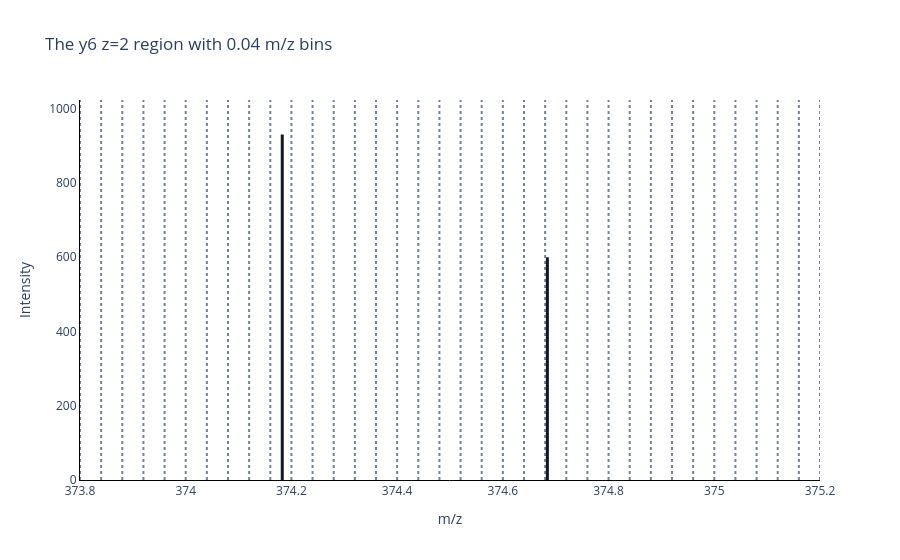

This figure's notebook cell:
### Markdown cell above
In the 1.0 m/z view, both peaks fall inside the same 374 to 375 m/z bin. That is a **collision**: two distinct experimental peaks are forced into one vector position, so the encoding no longer records that there were two separate peaks there.

Now compare that with the same region encoded using a bin width of **0.04 m/z**.

### Code cell
# @title Real example: the y6 z=2 region with 0.04 m/z bins. We have to zoom in on a smaller region, 
# otherwise there would be too many bins to see anything. With 0.04 m/z bins, the y6 z=2 peak and its
#  isotopic peak fall into separate bins, so there is no collision and the encoding can preserve the information that there are two distinct peaks there.

plot_spectrum_zoom_with_bins(
    modified_example_spectrum,
    zoom_start=373.8,
    zoom_end=375.2,
    bin_width=0.04,
    title='The y6 z=2 region with 0.04 m/z bins',
)

### Figure 1 — Plotly figure (JSON) as saved in the notebook; plotly's stock layout.template omitted (floating-point values rounded to 4 significant figures)
{"data": [{"hoverinfo": "skip", "line": {"color": "rgba(100, 116, 139, 0.9)", "dash": "dot", "width": 2}, "mode": "lines", "showlegend": false, "type": "scatter", "x": [373.8, 373.8], "y": [0, 1022.0]}, {"hoverinfo": "skip", "line": {"color": "rgba(100, 116, 139, 0.9)", "dash": "dot", "width": 2}, "mode": "lines", "showlegend": false, "type": "scatter", "x": [373.8, 373.8], "y": [0, 1022.0]}, {"hoverinfo": "skip", "line": {"color": "rgba(100, 116, 139, 0.9)", "dash": "dot", "width": 2}, "mode": "lines", "showlegend": false, "type": "scatter", "x": [373.9, 373.9], "y": [0, 1022.0]}, {"hoverinfo": "skip", "line": {"color": "rgba(100, 116, 139, 0.9)", "dash": "dot", "width": 2}, "mode": "lines", "showlegend": false, "type": "scatter", "x": [373.9, 373.9], "y": [0, 1022.0]}, {"hoverinfo": "skip", "line": {"color": "rgba(100, 116, 139, 0.9)", "dash": "dot", "width": 2}, "mode": "lines", "showlegend": false, "type": "scatter", "x": [374.0, 374.0], "y": [0, 1022.0]}, {"hoverinfo": "skip", "line": {"color": "rgba(100, 116, 139, 0.9)", "dash": "dot", "width": 2}, "mode": "lines", "showlegend": false, "type": "scatter", "x": [374.0, 374.0], "y": [0, 1022.0]}, {"hoverinfo": "skip", "line": {"color": "rgba(100, 116, 139, 0.9)", "dash": "dot", "width": 2}, "mode": "lines", "showlegend": false, "type": "scatter", "x": [374.0, 374.0], "y": [0, 1022.0]}, {"hoverinfo": "skip", "line": {"color": "rgba(100, 116, 139, 0.9)", "dash": "dot", "width": 2}, "mode": "lines", "showlegend": false, "type": "scatter", "x": [374.1, 374.1], "y": [0, 1022.0]}, {"hoverinfo": "skip", "line": {"color": "rgba(100, 116, 139, 0.9)", "dash": "dot", "width": 2}, "mode": "lines", "showlegend": false, "type": "scatter", "x": [374.1, 374.1], "y": [0, 1022.0]}, {"hoverinfo": "skip", "line": {"color": "rgba(100, 116, 139, 0.9)", "dash": "dot", "width": 2}, "mode": "lines", "showlegend": false, "type": "scatter", "x": [374.2, 374.2], "y": [0, 1022.0]}, {"hoverinfo": "skip", "line": {"color": "rgba(100, 116, 139, 0.9)", "dash": "dot", "width": 2}, "mode": "lines", "showlegend": false, "type": "scatter", "x": [374.2, 374.2], "y": [0, 1022.0]}, {"hoverinfo": "skip", "line": {"color": "rgba(100, 116, 139, 0.9)", "dash": "dot", "width": 2}, "mode": "lines", "showlegend": false, "type": "scatter", "x": [374.2, 374.2], "y": [0, 1022.0]}, {"hoverinfo": "skip", "line": {"color": "rgba(100, 116, 139, 0.9)", "dash": "dot", "width": 2}, "mode": "lines", "showlegend": false, "type": "scatter", "x": [374.3, 374.3], "y": [0, 1022.0]}, {"hoverinfo": "skip", "line": {"color": "rgba(100, 116, 139, 0.9)", "dash": "dot", "width": 2}, "mode": "lines", "showlegend": false, "type": "scatter", "x": [374.3, 374.3], "y": [0, 1022.0]}, {"hoverinfo": "skip", "line": {"color": "rgba(100, 116, 139, 0.9)", "dash": "dot", "width": 2}, "mode": "lines", "showlegend": false, "type": "scatter", "x": [374.4, 374.4], "y": [0, 1022.0]}, {"hoverinfo": "skip", "line": {"color": "rgba(100, 116, 139, 0.9)", "dash": "dot", "width": 2}, "mode": "lines", "showlegend": false, "type": "scatter", "x": [374.4, 374.4], "y": [0, 1022.0]}, {"hoverinfo": "skip", "line": {"color": "rgba(100, 116, 139, 0.9)", "dash": "dot", "width": 2}, "mode": "lines", "showlegend": false, "type": "scatter", "x": [374.4, 374.4], "y": [0, 1022.0]}, {"hoverinfo": "skip", "line": {"color": "rgba(100, 116, 139, 0.9)", "dash": "dot", "width": 2}, "mode": "lines", "showlegend": false, "type": "scatter", "x": [374.5, 374.5], "y": [0, 1022.0]}, {"hoverinfo": "skip", "line": {"color": "rgba(100, 116, 139, 0.9)", "dash": "dot", "width": 2}, "mode": "lines", "showlegend": false, "type": "scatter", "x": [374.5, 374.5], "y": [0, 1022.0]}, {"hoverinfo": "skip", "line": {"color": "rgba(100, 116, 139, 0.9)", "dash": "dot", "width": 2}, "mode": "lines", "showlegend": false, "type": "scatter", "x": [374.6, 374.6], "y": [0, 1022.0]}, {"hoverinfo": "skip", "line": {"color": "rgba(100, 116, 139, 0.9)", "dash": "dot", "width": 2}, "mode": "lines", "showlegend": false, "type": "scatter", "x": [374.6, 374.6], "y": [0, 1022.0]}, {"hoverinfo": "skip", "line": {"color": "rgba(100, 116, 139, 0.9)", "dash": "dot", "width": 2}, "mode": "lines", "showlegend": false, "type": "scatter", "x": [374.6, 374.6], "y": [0, 1022.0]}, {"hoverinfo": "skip", "line": {"color": "rgba(100, 116, 139, 0.9)", "dash": "dot", "width": 2}, "mode": "lines", "showlegend": false, "type": "scatter", "x": [374.7, 374.7], "y": [0, 1022.0]}, {"hoverinfo": "skip", "line": {"color": "rgba(100, 116, 139, 0.9)", "dash": "dot", "width": 2}, "mode": "lines", "showlegend": false, "type": "scatter", "x": [374.7, 374.7], "y": [0, 1022.0]}, {"hoverinfo": "skip", "line": {"color": "rgba(100, 116, 139, 0.9)", "dash": "dot", "width": 2}, "mode": "lines", "showlegend": false, "type": "scatter", "x": [374.8, 374.8], "y": [0, 1022.0]}, {"hoverinfo": "skip", "line": {"color": "rgba(100, 116, 139, 0.9)", "dash": "dot", "width": 2}, "mode": "lines", "showlegend": false, "type": "scatter", "x": [374.8, 374.8], "y": [0, 1022.0]}, {"hoverinfo": "skip", "line": {"color": "rgba(100, 116, 139, 0.9)", "dash": "dot", "width": 2}, "mode": "lines", "showlegend": false, "type": "scatter", "x": [374.8, 374.8], "y": [0, 1022.0]}, {"hoverinfo": "skip", "line": {"color": "rgba(100, 116, 139, 0.9)", "dash": "dot", "width": 2}, "mode": "lines", "showlegend": false, "type": "scatter", "x": [374.9, 374.9], "y": [0, 1022.0]}, {"hoverinfo": "skip", "line": {"color": "rgba(100, 116, 139, 0.9)", "dash": "dot", "width": 2}, "mode": "lines", "showlegend": false, "type": "scatter", "x": [374.9, 374.9], "y": [0, 1022.0]}, {"hoverinfo": "skip", "line": {"color": "rgba(100, 116, 139, 0.9)", "dash": "dot", "width": 2}, "mode": "lines", "showlegend": false, "type": "scatter", "x": [375.0, 375.0], "y": [0, 1022.0]}, {"hoverinfo": "skip", "line": {"color": "rgba(100, 116, 139, 0.9)", "dash": "dot", "width": 2}, "mode": "lines", "showlegend": false, "type": "scatter", "x": [375.0, 375.0], "y": [0, 1022.0]}, {"hoverinfo": "skip", "line": {"color": "rgba(100, 116, 139, 0.9)", "dash": "dot", "width": 2}, "mode": "lines", "showlegend": false, "type": "scatter", "x": [375.0, 375.0], "y": [0, 1022.0]}, {"hoverinfo": "skip", "line": {"color": "rgba(100, 116, 139, 0.9)", "dash": "dot", "width": 2}, "mode": "lines", "showlegend": false, "type": "scatter", "x": [375.1, 375.1], "y": [0, 1022.0]}, {"hoverinfo": "skip", "line": {"color": "rgba(100, 116, 139, 0.9)", "dash": "dot", "width": 2}, "mode": "lines", "showlegend": false, "type": "scatter", "x": [375.1, 375.1], "y": [0, 1022.0]}, {"hoverinfo": "skip", "line": {"color": "rgba(100, 116, 139, 0.9)", "dash": "dot", "width": 2}, "mode": "lines", "showlegend": false, "type": "scatter", "x": [375.2, 375.2], "y": [0, 1022.0]}, {"hoverinfo": "skip", "line": {"color": "rgba(100, 116, 139, 0.9)", "dash": "dot", "width": 2}, "mode": "lines", "showlegend": false, "type": "scatter", "x": [375.2, 375.2], "y": [0, 1022.0]}, {"hovertemplate": "m/z: 374.1827<br>Intensity: 929.47<extra></extra>", "line": {"color": "#111827", "width": 3}, "mode": "lines", "showlegend": false, "type": "scatter", "x": [374.2, 374.2, null], "y": [0, 929.5, null]}, {"hovertemplate": "m/z: 374.6842<br>Intensity: 599.23<extra></extra>", "line": {"color": "#111827", "width": 3}, "mode": "lines", "showlegend": false, "type": "scatter", "x": [374.7, 374.7, null], "y": [0, 599.2, null]}], "layout": {"plot_bgcolor": "white", "title": {"text": "The y6 z=2 region with 0.04 m/z bins"}, "xaxis": {"linecolor": "black", "range": [373.8, 375.2], "showgrid": false, "showline": true, "title": {"text": "m/z"}, "zeroline": false}, "yaxis": {"linecolor": "black", "range": [0, 1022.0], "showgrid": false, "showline": true, "title": {"text": "Intensity"}, "zeroline": false}}}
